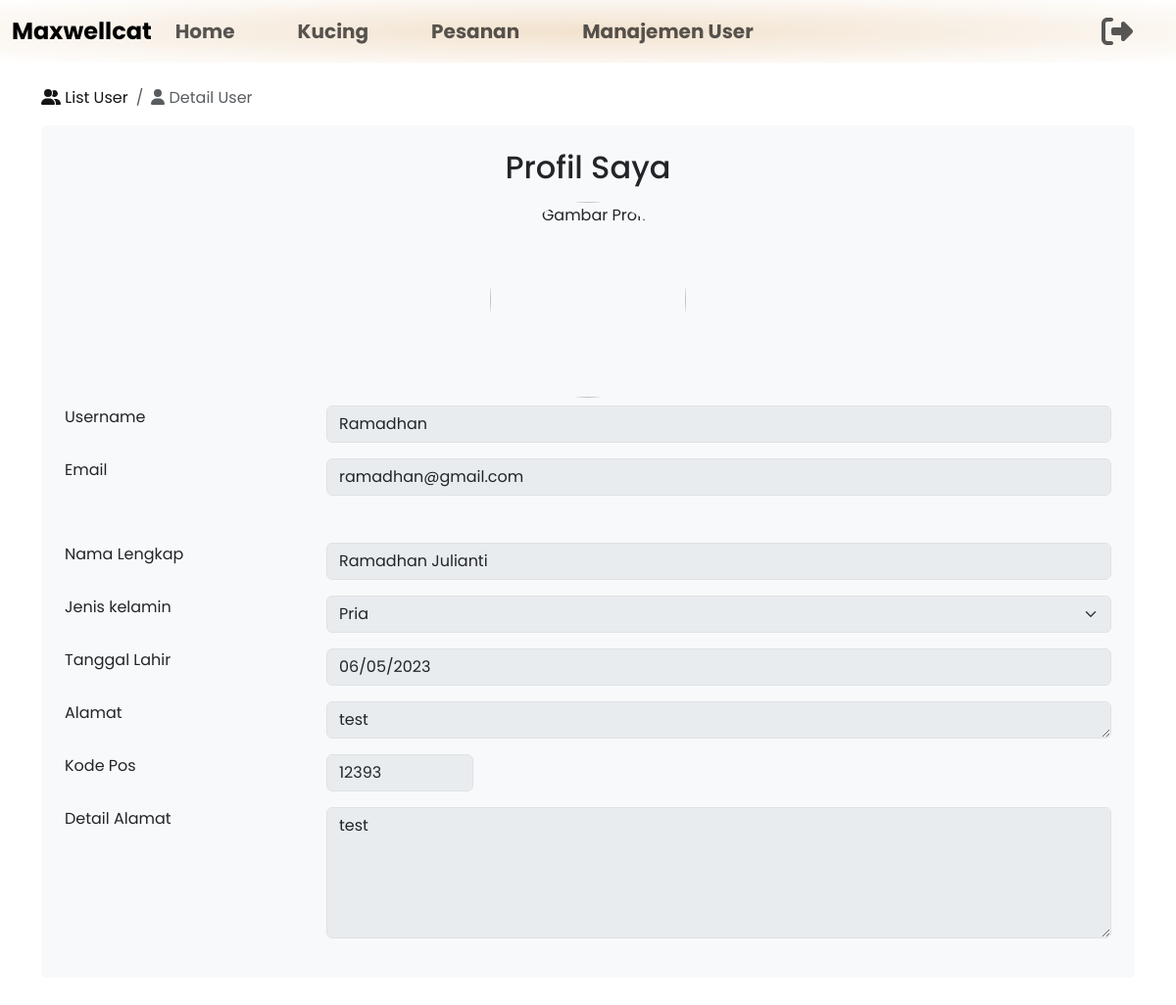
The app's page /admin_page/detail_user.php?id=7 (signed in) with its own data.
### tables this page shows
CREATE TABLE `detail_user` (
  `id_detail_user` int(11) UNSIGNED NOT NULL,
  `id_user` int(11) DEFAULT NULL,
  `nama_lengkap` varchar(100) DEFAULT NULL,
  `gender` enum('Pria','Wanita','Lainnya') DEFAULT NULL,
  `tanggal_lahir` date DEFAULT NULL,
  `alamat` text DEFAULT NULL,
  `kode_pos` varchar(50) DEFAULT NULL,
  `detail_alamat` text DEFAULT NULL,
  `foto_profile` varchar(255) DEFAULT NULL,
  `pembaruan_terakhir` timestamp NULL DEFAULT current_timestamp()
);

CREATE TABLE `user` (
  `id_user` int(11) NOT NULL,
  `username` varchar(50) NOT NULL,
  `email` varchar(100) NOT NULL,
  `password` varchar(255) NOT NULL,
  `role` enum('super admin','admin','user') NOT NULL
);

### admin_page/detail_user.php (the view, shortened to what this page needs)
<?php
include '../functions.php';
$id = $_GET['id'];
if (isset($id)) {
    $idUser = $_GET['id'];
    $selectUser = mysqli_query($conn, "SELECT * FROM user u LEFT JOIN detail_user du ON u.id_user = du.id_user WHERE u.id_user = '$idUser'");
    $dataUser = mysqli_fetch_assoc($selectUser);
} else {
    header("Location: manajemen_user.php");
    exit();
}
?>
<!DOCTYPE html>
<html lang="en">
<head>
    <link rel="stylesheet" href="../css/style_admin.css">
    <link rel="stylesheet" href="../bootstrap/css/bootstrap.css">
</head>
<body>
    <?php include 'navbar.php'; ?>
    <div class="container-fluid py-4">
        <div class="container">
            <nav aria-label="breadcrumb">
                <ol class="breadcrumb">
                    <li class="breadcrumb-item"><a href="manajemen_user.php" class="text-decoration-none text-breadcrumb"><i class="fa fa-user-group"></i> List User</a></li>
                    <li class="breadcrumb-item active" aria-current="page"><i class="fa fa-user"></i> Detail User</li>
                </ol>
            </nav>
        </div>
        <div class="container d-flex justify-content-center align-items-center my-3">
            <form action="" method="post" class="p-4 bg-light rounded" enctype="multipart/form-data">
                <div class="row">
                    <h2 class="text-center mb-3">Profil Saya</h2>
                    <div class="d-flex justify-content-center mb-2">
                        <img src="../img/user-picture/<?= $dataUser['foto_profile']; ?>" alt="Gambar Profil" class="profile-image img-account text-center img-pointer" data-bs-toggle="modal" data-bs-target="#imageModal">
                    </div>
                    <div class="d-flex mb-3">
                        <div class="col-3">
                            <label for="username" class="form-label">Username</label>
                        </div>
                        <div class="col">
                            <input type="text" name="username" id="username" class="form-control" value="<?= $dataUser['username']; ?>" disabled>
                        </div>
                    </div>
                    <div class="d-flex mb-5">
                        <div class="col-3">
                            <label for="email" class="form-label">Email</label>
                        </div>
                        <div class="col">
                            <input type="text" name="email" id="email" class="form-control" value="<?= $dataUser['email']; ?>" disabled>
                        </div>
                    </div>
                    <div class="d-flex mb-3">
                        <div class="col-3">
                            <label for="fullname" class="form-label">Nama Lengkap</label>
                        </div>
                        <div class="col">
                            <input type="text" name="fullname" id="fullname" class="form-control" value="<?= $dataUser['nama_lengkap']; ?>" placeholder="nama lengkap anda" disabled>
                        </div>
                    </div>
                    <div class="d-flex mb-3">
                        <div class="col-3">
                            <label for="gender" class="form-label">Jenis kelamin</label>
                        </div>
                        <div class="col">
                            <select name="gender" id="gender" class="form-select" disabled>
                                <option value="Pria" <?= $dataUser['gender'] == 'Pria' ? 'selected' : '' ?>>Pria</option>
                            </select>
                        </div>
                    </div>
                    <div class="d-flex mb-3">
                        <div class="col-3">
                            <label for="birth" class="form-label">Tanggal Lahir</label>
                        </div>
                        <div class="col">
                            <input type="date" name="birth" id="birth" class="form-control" value="<?= $dataUser['tanggal_lahir']; ?>" disabled>
                        </div>
                    </div>
                    <div class="d-flex mb-3">
                        <div class="col-3">
                            <label for="alamat" class="form-label">Alamat</label>
                        </div>
                        <div class="col">
                            <textarea name="alamat" id="alamat" rows="1" class="form-control" placeholder="Provinsi, Kota, Kecamatan" required disabled><?= $dataUser['alamat']; ?></textarea>
                        </div>
                    </div>
                    <div class="d-flex mb-3">
                        <div class="col-3">
                            <label for="kode-pos" class="form-label">Kode Pos</label>
                        </div>
                        <div class="col">
                            <input type="number" name="kode-pos" id="kode-pos" class="form-control" placeholder="Kode Pos" value="<?= $dataUser['kode_pos']; ?>" required disabled>
                        </div>
                    </div>
                    <div class="d-flex mb-3">
                        <div class="col-3">
                            <label for="detail-alamat" class="form-label">Detail Alamat</label>
                        </div>
                        <div class="col">
                            <textarea name="detail-alamat" id="detail-alamat" cols="30" rows="5" class="form-control" required disabled><?= $dataUser['detail_alamat']; ?></textarea>
                        </div>
                    </div>
                </div>
            </form>
        </div>
    </div>
</body>
</html>

### css/style_admin.css (style rules this page uses)
* { margin: 0; padding: 0; font-family: "Poppins", sans-serif; }
.text-breadcrumb { color: #151515; }
.img-account { width: 200px; height: 200px; border-radius: 50%; object-fit: cover; }

### admin_page/detail_user.php (style rules this page uses)
#kode-pos { max-width: 150px; }
.img-pointer { cursor: pointer; }

### records on screen
detail_user: username "Ramadhan", email "ramadhan@gmail.com", fullname "Ramadhan Julianti", gender "Pria", birth "06/05/2023", alamat "test", kode-pos "12393", detail-alamat "test"
